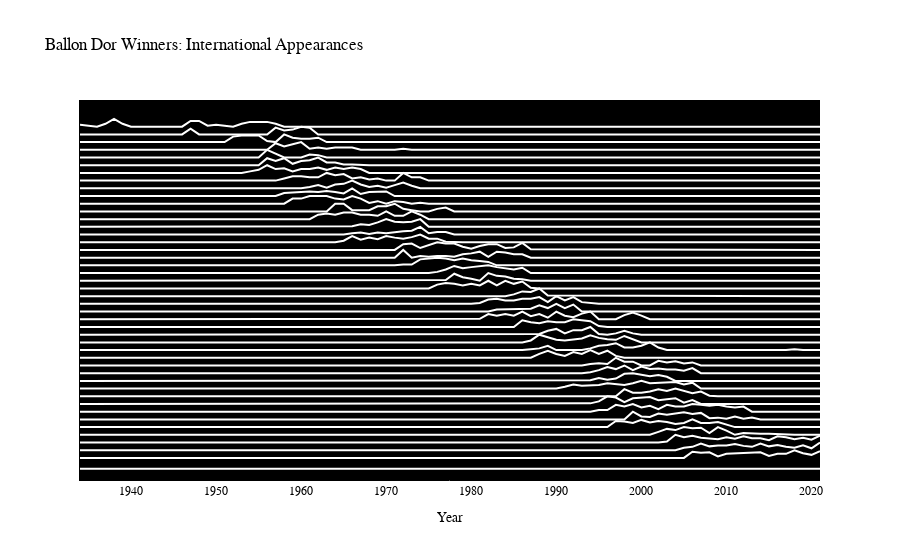

Notebook source saved alongside this figure:
### Code cell
# the idea behind this ridgeline plot with Plotly is to add traces manually, each trace corresponding to a particular year's temperature distribution
# thus, we are to store each year's data (temperatures and their respective count) in seperate arrays or pd.series that we store in a dictionnary to retrieve them easily
array_dict = {} # instantiating an empty dictionnary
for Player in player_list:
    array_dict[f'x_{Player}'] = iapps_df[iapps_df['Player']==Player]['Year'] # storing the temperature data for each year
    array_dict[f'y_{Player}'] = iapps_df[iapps_df['Player']==Player]['Count'] # storing the temperature count for each year
    array_dict[f'y_{Player}'] = (array_dict[f'y_{Player}'] - array_dict[f'y_{Player}'].min()) \
                                 / (array_dict[f'y_{Player}'].max() - array_dict[f'y_{Player}'].min()) # we normalize the array (min max normalization)

# once all of this is done, we can create a plotly.graph_objects.Figure and add traces with fig.add_trace() method
# since we have stored the temperatures and their respective count for each year, we can plot scatterplots (go.Scatter)
# we thus iterate over year_list and create a 'blank line' that is placed at y = index, then the corresponding temperature count line

layout = go.Layout(
    title="Ballon D'or Winners: International Appearances",
    plot_bgcolor="#000000",  # Sets background color to white
    xaxis=dict(
        title="Year",
        linecolor="#000000",  # Sets color of X-axis line
        showgrid=False  # Removes X-axis grid lines
    ),
    yaxis=dict( 
        linecolor="#000000",  # Sets color of Y-axis line
        showgrid=False,  # Removes Y-axis grid lines    
    )
)

fig = go.Figure(
layout=layout)
for index, Player in enumerate(player_list):
    fig.add_trace(go.Scatter(
                            x=[1934, 2021], y=np.full(2, len(player_list)-index),
                            mode='lines',
                            line_color='black'))
    
    fig.add_trace(go.Scatter(
                            x=array_dict[f'x_{Player}'],
                            y=array_dict[f'y_{Player}'] + (len(player_list)-index) + 0.4,
                           # fill='tonexty',
                            mode='lines',
                            line_color='white',
                            name=f'{Player}',
                            hovertemplate='<br>'.join([
            f'{Player}',
        ]),))
    
    # plotly.graph_objects' way of adding text to a figure
    fig.add_annotation(
                        x=-20,
                        y=len(player_list)-index,
                        text=f'{Player}',
                        showarrow=False,
                        yshift=10)
    
    fig.update_xaxes(range=[1934, 2021])


# here you can modify the figure and the legend titles
fig.update_layout(
                title='Ballon Dor Winners: International Appearances',
    font_family="Courier New",
    font_color="black",
                showlegend=False,
                xaxis=dict(title='Year'),
                yaxis=dict(showticklabels=False) # that way you hide the y axis ticks labels
                )

fig.show()
